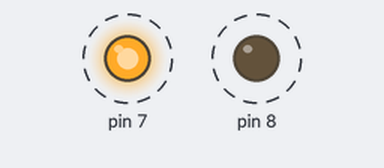
A sketch run on a simulated Arduino Uno, built with avr-gcc and run on an emulated ATmega328P. Parts: output pins drawn as LEDs (lit = HIGH). Dashed ring = blinking.

Above: at 0.2 s.
Timing chart, 0 to 4.6 s (numbered marks = the images above):
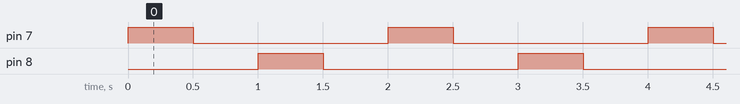

The sketch:

Arduino_in_StandAlone_8Mhz.ino
```cpp
/*
Arduino uno in standalone con clock interno a 8Mhz

    DromegaWeb
    28-01-2014

*/


void setup() {
  // initialize digital pin 13 as an output.
  pinMode(7, OUTPUT);
  pinMode(8, OUTPUT);
}

// the loop function runs over and over again forever
void loop() {
  digitalWrite(7, HIGH);   // turn the LED on (HIGH is the voltage level)
  delay(500);              // wait for a second
  digitalWrite(7, LOW);    // turn the LED off by making the voltage LOW
  delay(500);              // wait for a second
  digitalWrite(8, HIGH);   // turn the LED on (HIGH is the voltage level)
  delay(500);              // wait for a second
  digitalWrite(8, LOW);    // turn the LED off by making the voltage LOW
  delay(500);              // wait for a second
}
```

Measured:
- by itself, pin 7, pin 8: alternates HIGH for 0.50 s and LOW for 1.5 s
- by itself, everything shown: repeats every 2.0 s, in 4 steps
